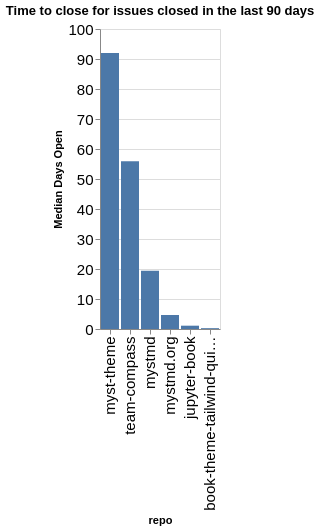

Notebook code for this chart:
### Code cell
time_open = closed.groupby(['org', 'repo']).agg({'time_open': 'median'}).reset_index()
time_open['time_open'] = time_open['time_open'] / (60 * 60 * 24)
time_open['org/repo'] = time_open.apply(lambda a: a['org'] + '/' + a['repo'], axis=1)
sorted_vals = time_open.sort_values(['org', 'time_open'], ascending=False)['repo'].values
alt.Chart(data=time_open, title=f"Time to close for issues closed in the last {n_days} days").mark_bar().encode(
    x=alt.X('repo', sort=alt.Sort(sorted_vals.tolist())),
    y=alt.Y('time_open', title="Median Days Open"),
)

### Figure 1 — Vega-Lite specification as saved in the notebook (floating-point values rounded to 4 significant figures)
{"config": {"axisLeft": {"labelFontSize": 15}, "axisBottom": {"labelFontSize": 15}}, "data": {"name": "data-f9d7d04c099d83790b819d33f0d3763a"}, "mark": {"type": "bar"}, "encoding": {"x": {"field": "repo", "sort": ["myst-theme", "team-compass", "mystmd", "mystmd.org", "jupyter-book", "book-theme-tailwind-quickstart"], "type": "nominal"}, "y": {"field": "time_open", "title": "Median Days Open", "type": "quantitative"}}, "title": "Time to close for issues closed in the last 90 days", "$schema": "https://vega.github.io/schema/vega-lite/v5.20.1.json", "datasets": {"data-f9d7d04c099d83790b819d33f0d3763a": [{"org": "jupyter-book", "repo": "book-theme-tailwind-quickstart", "time_open": 0.2781, "org/repo": "jupyter-book/book-theme-tailwind-quickstart"}, {"org": "jupyter-book", "repo": "jupyter-book", "time_open": 1.103, "org/repo": "jupyter-book/jupyter-book"}, {"org": "jupyter-book", "repo": "myst-theme", "time_open": 92.02, "org/repo": "jupyter-book/myst-theme"}, {"org": "jupyter-book", "repo": "mystmd", "time_open": 19.38, "org/repo": "jupyter-book/mystmd"}, {"org": "jupyter-book", "repo": "mystmd.org", "time_open": 4.676, "org/repo": "jupyter-book/mystmd.org"}, {"org": "jupyter-book", "repo": "team-compass", "time_open": 55.9, "org/repo": "jupyter-book/team-compass"}]}}
